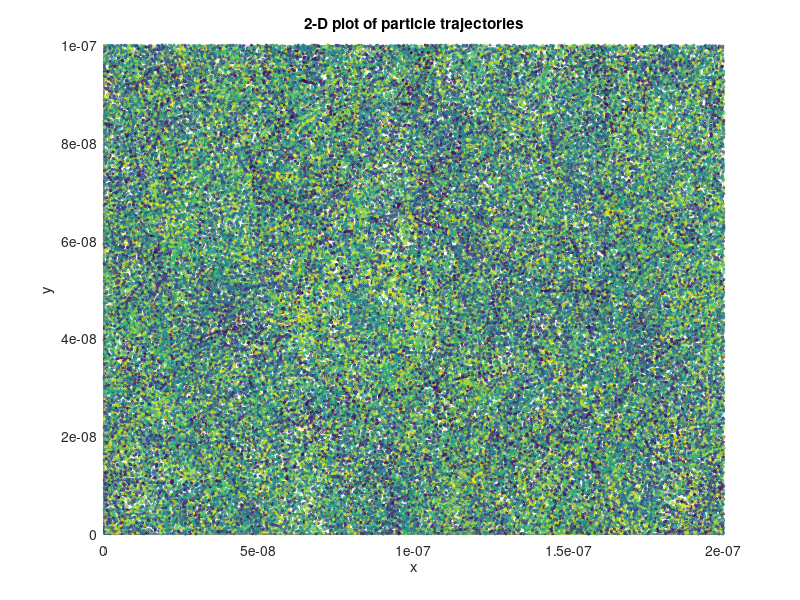
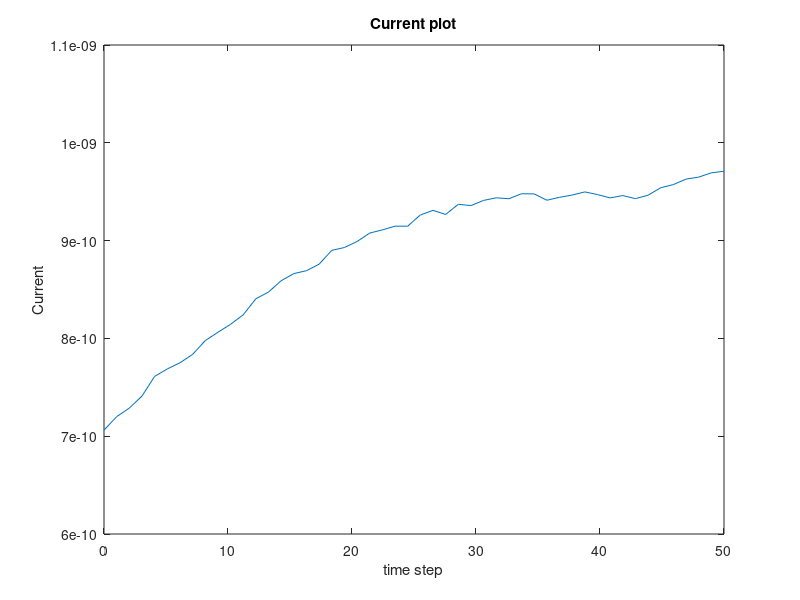
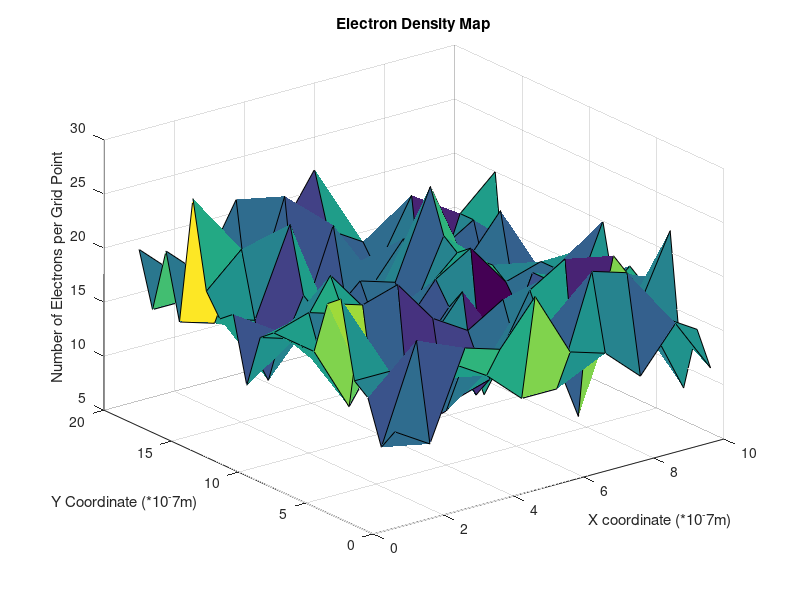

Write the MATLAB code that produced these figures, in order. (Note: this script raises an error after producing the figures.)
clear all
close all

% constants %
T = 300;
K = 1.3806504e-23;
Mo = 9.10938215e-31;
Mn = 0.26*Mo;
Vth = sqrt((K*T)/(Mn));
Tmn = 0.2e-12;
%MFP = Tmn * Vth;
q = 1.60217653e-19;


% size of modeling %
L = 200e-9;
W = 100e-9;

% basic modifiable parameters %
esize = 3000; % electron numbers
tstep = 15e-15; % time step
simlen = 50; % simulation timesteps

% initiate electron specific data %
Px = rand(1,esize) * 2e-7;
Py = rand(1,esize) * 1e-7;
edir = rand(1,esize) * 2 * pi;
Vx = Vth * cos(edir);
Vy = Vth * sin(edir);
edata = zeros(4,esize);
edata(1,:) = Px;
edata(2,:) = Py;
edata(3,:) = Vx;
edata(4,:) = Vy;

scatdist = makedist('Normal', 'mu', 0, 'sigma', sqrt(K*T/Mn));

% misc (plot color data) %
carr = rand(1,esize);

% MFP specific variables %
MFP = zeros(1,esize);
MFPx = Px; %temp var
MFPy = Py; %temp var
MTBC = zeros(1,esize);
Pscat = 1 - exp(-tstep/Tmn);
Tsum = 0; %temp var

%% Assignment 3 p1

Voltx = 0.1;
Volty = 0;

eEx = Voltx/L;
eEy = Volty/W;
eFx = eEx*q;
eFy = eEy*q;

Acc = zeros(2,esize);
Acc(1,:) = eFx/Mn;
Acc(2,:) = eFy/Mn;

ec = 10e15;
edcd = zeros(1,simlen);
tdenvar = zeros(1,esize);

%%

% main function %
for n = 1 : simlen

    temp = sqrt(edata(3,:).^2 + edata(4,:).^2);

    % added dx and dy from EMModeling for faster access %
    dx = edata(3,:) * tstep;
    dy = edata(4,:) * tstep;

    % Assignment 3 acceleration
    if Acc(1,:) ~= 0
        edata(3,:) = edata(3,:) + Acc(1,:)*tstep;
    end
    if Acc(2,:) ~= 0
        edata(4,:) = edata(4,:) + Acc(1,:)*tstep;
    end
    
    % probablity of scattering %
    scat = rand(1,esize) < Pscat;
    edata(3:4,scat) = random(scatdist,[sum(scat),2])';

    % scattered temp and avg temp calculation %
    nVth = sqrt(edata(3,:).^2 + edata(4,:).^2);
    avgV = sum(nVth) / esize;
    nT = T + ((Mn * (avgV.^2)) / K / esize / 2);
    Tsum = Tsum + nT;
    avgT = Tsum / n;

    % MFP and MTBC %
    MFP(scat) = MFP(scat) + sqrt((dx(scat)-MFPx(scat)).^2+(dy(scat)-MFPy(scat)).^2);
    MTBC(scat) = MTBC(scat) + sqrt ((dx(scat)-MFPx(scat)).^2+(dy(scat)-MFPy(scat)).^2)./nVth(scat);

    % new cordinates calculation %
    nPx = edata(1,:) + dx;
    nPy = edata(2,:) + dy;
    
    % check if new cordinates excedes boundary %
    uplim = nPy > W;
    rtlim = nPx > L;
    lflim = nPy < 0;
    dwlim = nPx < 0;
    % actions taken %
    nPy(uplim) = 2 * W - nPy(uplim);
    edata(4,uplim) = -1 * edata(4,uplim);
    nPx(rtlim) = nPx(rtlim) - L;
    nPy(lflim) = -1 * nPy(lflim);
    edata(4,lflim) = -1 * edata(4,lflim);
    nPx(dwlim) = nPx(dwlim) + L;

    % 2d traj plot %
    figure(1)
    scatter(nPx,nPy,2,carr)
    title '2-D plot of particle trajectories'
    xlabel 'x'
    ylabel 'y'
    xlim([0 L]);
    ylim([0 W]);
    hold on
    grid on

    % temp plot %
%     figure(2)
%     subplot(2,1,1)
%     scatter(n,nT,2)
%     title 'Temperature plot'
%     hold on
%     xlim([0 simlen])
%     ylim([300 330])
% 
%     subplot(2,1,2)
%     scatter(n,avgT,2)
%     title 'average temperature trend plot'
%     hold on
%     xlim([0 simlen])
%     ylim([300 330])

    % cordinates update %
    edata(1,:) = nPx;
    edata(2,:) = nPy;

    % Assignment 3 current density
    Vdrift = mean(temp)*eEx;
    mu = Vdrift/esize;
    edcd(n) =q*ec*mu*W*L

    tdenvar = Mn*(temp.^2)/(K*2);
end

%avgT
%avgMFP = mean(MFP)
%avgMTBC = mean (MTBC)

figure(3)
plot(linspace(0,simlen,simlen),edcd)
title('Current plot')
xlabel('time step')
ylabel('Current')
hold on

% Density
edenmap = [edata(1,:)', edata(2,:)'];
figure(4)
surf(hist3(edenmap,[20,10]))
title 'Electron Density Map';
zlabel 'Number of Electrons per Grid Point';
ylabel 'Y Coordinate (*10^-7m)';
xlabel 'X coordinate (*10^-7m)';

figure(5)
xplot = linspace(0,200e-9,40);
yplot = linspace(0,100e-9,40);
[X, Y] = ndgrid(xplot', yplot');
F = scatteredInterpolant(edata(1,:)', edata(2,:)', tdenvar');
Z = F(X,Y);
surf(X,Y,Z);
title 'Temperature Map';
zlabel 'Temperature';
ylabel 'Y Coordinate (*10^-7m)';
xlabel 'X coordinate (*10^-7m)';


%% Did not finish the rest due to presumably current plot error?
% side note im not made for these matlab stuff :(

%     figure(4)
%     subplot(2,1,1)
%     histogram(edata(3,:),simlen/25)
%     title 'histogram of vx'
%     subplot(2,1,2)
%     histogram(edata(4,:),simlen/25)
%     title 'histogram of vy'
